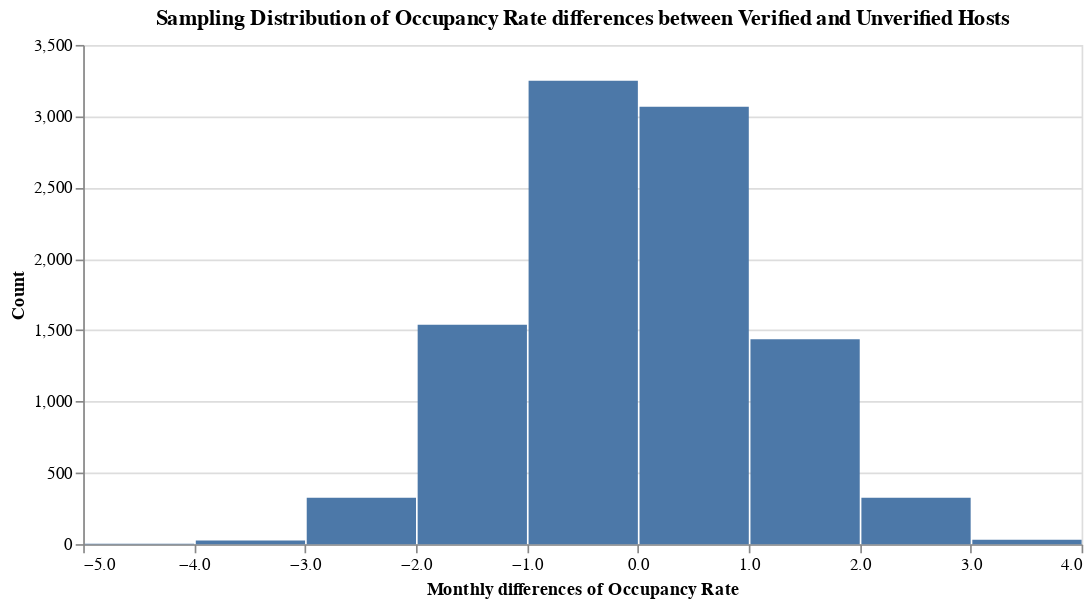

Notebook code cell kept with this figure:
### Code cell
%%time
output = perform_permutation_test(listings_merged_df[listings_merged_df.host_identity_verified==True].occupancy_rate , listings_merged_df[listings_merged_df.host_identity_verified==False].occupancy_rate, x_axis_title='Occupancy Rate', chart_title='Occupancy Rate differences between Verified and Unverified Hosts')
output[1]

### Figure 1 — Vega-Lite specification as saved in the notebook (floating-point values rounded to 4 significant figures; data arrays with more than 128 entries replaced by an {"elided": "..."} marker saying what was removed)
{"config": {"view": {"continuousWidth": 400, "continuousHeight": 300}}, "data": {"name": "data-ad6c00b2de25dd29ecfd5fbe7d856266"}, "mark": "bar", "encoding": {"x": {"type": "quantitative", "bin": {"maxbins": 15}, "field": "Diffs", "title": "Monthly differences of Occupancy Rate"}, "y": {"type": "quantitative", "aggregate": "count", "title": "Count"}}, "title": "Sampling Distribution of Occupancy Rate differences between Verified and Unverified Hosts", "width": 600, "$schema": "https://vega.github.io/schema/vega-lite/v4.8.1.json", "datasets": {"data-ad6c00b2de25dd29ecfd5fbe7d856266": {"elided": "10000 records"}}}
